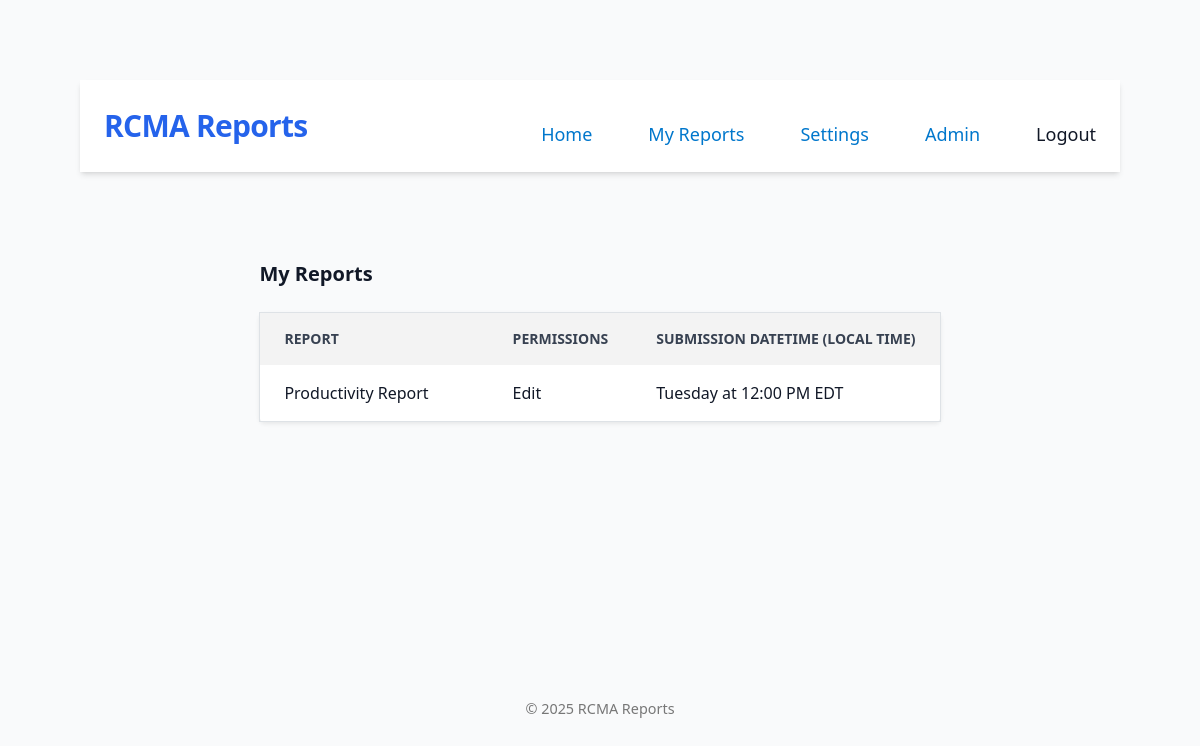
/reports/ (signed in), run on an earlier commit of the app's database.
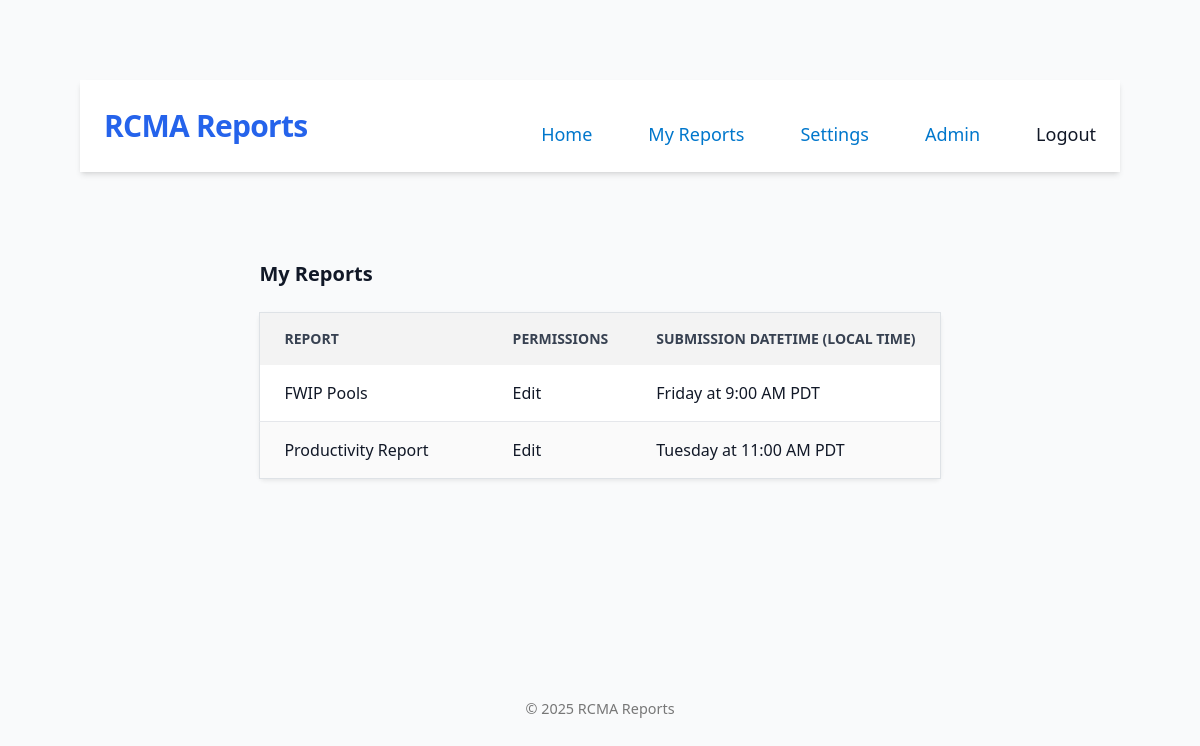
And on a later commit of the database.
### core/models.py (models this page shows, shortened)
class UserReportAccess(models.Model):
    ROLE_CHOICES = [("view","View"), ("edit","Edit"), ("owner","Owner")]
    user   = models.ForeignKey(User,   on_delete=models.CASCADE, related_name="report_links")       # user -> reports
    report = models.ForeignKey(Report, on_delete=models.CASCADE, related_name="user_links")        # report -> users
    role = models.CharField(max_length=10, choices=ROLE_CHOICES, default="edit")
    granted_at = models.DateTimeField(auto_now_add=True)
    expires_at = models.DateTimeField(null=True, blank=True)
    class Meta:
        constraints = [
            models.UniqueConstraint(
                fields=["user", "report"], name="uniqe_user_report_access"
            )
        ]
        indexes = [
            models.Index(fields=["user", "report"]),
            models.Index(fields=["report", "user"]),
        ]

class Report(models.Model):
    REPORT_CADENCE_CHOICES = [
        ("Daily", "Daily"),
        ("Weekly", "Weekly"),
        ("Monthly", "Monthly"),
    ]
    DAYS_OF_WEEK_CHOICES = [
        (0, "Monday"),
        (1, "Tuesday"),
        (2, "Wednesday"),
        (3, "Thursday"),
        (4, "Friday"),
        (5, "Saturday"),
        (6, "Sunday"),
    ]
    name = models.CharField(max_length=200, unique=True)
    slug = models.SlugField(unique=True)
    description = models.TextField(blank=True)
    cadence = models.CharField(max_length=20, choices=REPORT_CADENCE_CHOICES)
    day_of_week_deadline = models.IntegerField(
        choices=DAYS_OF_WEEK_CHOICES, blank=True, null=True
    )
    time_deadline = models.ForeignKey(
        TimeSlot,
        on_delete=models.SET_NULL,
        null=True,
        blank=True,
        help_text="Time of day (WITH RESPECT TO YOUR TIME ZONE) the report should be updated by.",
    )
    users = models.ManyToManyField(
        User,
        through="UserReportAccess",
        related_name="accessible_reports",
        blank=True,
    )
    class Meta:
        ordering = ["name"]
    def next_deadline_est(self, from_dt=None):
        if not self.time_deadline:
            return None
        now_est = (from_dt or timezone.now()).astimezone(REPORT_TIME_ZONE)
        hour   = self.time_deadline.time.hour
        minute = self.time_deadline.time.minute
        base_today = now_est.replace(hour=hour, minute=minute, second=0, microsecond=0)
        if self.cadence == "Weekly" and self.day_of_week_deadline is not None:
            delta = (int(self.day_of_week_deadline) - now_est.weekday()) % 7
            candidate = base_today + timedelta(days=delta)
            if delta == 0 and now_est > candidate:
                candidate += timedelta(days=7)
            return candidate
        return base_today if now_est <= base_today else base_today + timedelta(days=1)
    def deadline_for_user(self, user, from_dt=None):
        est_dt = self.next_deadline_est(from_dt)
        if not est_dt:
            return None
        user_tz = ZoneInfo(getattr(getattr(user, "profile", None), "timezone", "UTC"))
        return est_dt.astimezone(user_tz)

### core/views.py (the view)
# urls.py: path("reports/", views.my_reports, name="my_reports"),
@login_required
def my_reports(request):
    profile, _ = UserProfile.objects.get_or_create(user=request.user)
    user_tz = profile.timezone or "UTC-5" # EST BY DEFAULT
    qs = (
        UserReportAccess.objects
        .select_related("report", "report__time_deadline")
        .filter(user=request.user)
        .order_by("report__name")
    )
    logger.error(qs)
    accesses = list(qs)
    for access in accesses:
        access.local_deadline = access.report.deadline_for_user(request.user)
    pageinator = Paginator(accesses, 25)
    page = request.GET.get("page") or 1
    page_obj = pageinator.get_page(page)
    return render(request, "core/my_reports.html", {"page_obj" : page_obj})

### core/templates/core/my_reports.html (shortened to what this page needs)
{% extends "core/base.html" %}
{% block content %}
<h2 class="text-xl font-semibold mb-4">My Reports</h2>
{% if page_obj.object_list %}
  <table class="min-w-full bg-white rounded-md shadow-sm border border-gray-200">
    <thead class="bg-gray-100 text-gray-700 uppercase text-sm">
      <tr>
        <th class="py-3 px-6 text-left">Report</th>
        <th class="py-3 px-6 text-left">Permissions</th>
        <th class="py-3 px-6 text-left"> Submission DateTime (local time)</th>
      </tr>
    </thead>
    <tbody class="divide-y divide-gray-200">
      {% for access in page_obj.object_list %}
      <tr class="hover:bg-gray-50">
        <td class="py-3 px-6">{{ access.report.name }}</td>
        <td class="py-3 px-6">{{ access.get_role_display }}</td>
        <td class="py-3 px-6">{{ access.report.get_day_of_week_deadline_display }}
                              at
                              {{ access.local_deadline|time:"g:i A T" }}
        </td>
      </tr>
      {% endfor %}
    </tbody>
  </table>
{% else %}
  <p class="text-gray-600 mt-4">You don’t have access to any reports yet.</p>
{% endif %}
{% endblock %}

### core/templates/core/base.html (shortened to what this page needs)
{% load static %}
<!DOCTYPE html>
<html lang="en">
  <head>
    <script src="https://cdn.tailwindcss.com"></script>
    <link rel="stylesheet" href="{% static 'core/styles.css' %}">
    <link href="https://cdn.jsdelivr.net/npm/bootstrap@5.3.0/dist/css/bootstrap.min.css" rel="stylesheet">
  </head>
<body class="bg-gray-50 text-gray-900 flex flex-col min-h-screen">
  <header class="bg-white shadow-md">
    <div class="max-w-6xl mx-auto px-6 py-6 flex justify-between items-center">
      <h1 class="text-3xl font-bold text-blue-600 tracking-tight">RCMA Reports</h1>
      <nav>
        <ul class="flex space-x-8 text-lg">
          <li><a href="{% url 'home' %}" class="hover:text-blue-600 font-medium">Home</a></li>
          <li><a href="{% url 'my_reports' %}" class="hover:text-blue-600 font-medium">My Reports</a></li>
          <li><a href="{% url 'my_settings' %}" class="hover:text-blue-600 font-medium">Settings</a></li>
          <li><a href="/admin/" class="hover:text-blue-600 font-medium">Admin</a></li>
          <form action="{% url 'logout' %}" method="post" class="inline">
            <button type="submit" class="hover:text-blue-600 font-medium">Logout</button>
          </form>
        </ul>
      </nav>
    </div>
  </header>
    <main class="flex-grow max-w-6xl mx-auto p-6 mt-8">
      {% block content %}{% endblock %}
    </main>
    <footer>
      <p>&copy; 2025 RCMA Reports</p>
    </footer>
  </body>
</html>

### core/static/core/styles.css (style rules this page uses)
* { margin: 0; padding: 0; box-sizing: border-box; }
table { width: 100%; border-collapse: collapse; margin-top: 20px; }
th, td { padding: 10px 20px; text-align: left; }
td:first-child { padding-right: 60px; }
th { background-color: #f3f3f3; }
tr:nth-child(even) { background-color: #fafafa; }
body { font-family: 'Segoe UI', Roboto, sans-serif; background-color: #f5f7fa; color: #333; line-height: 1.6; padding: 5rem; }
header { text-align: left; margin-bottom: 2rem; }
header h1 { font-size: 2.5rem; color: #0077cc; }
nav ul { list-style: none; display: flex; justify-content: center; gap: 1.5rem; margin-top: 1rem; }
nav a { text-decoration: none; color: #0077cc; font-weight: 500; }
main { max-width: 800px; margin: 0 auto; }
footer { text-align: center; font-size: 0.9rem; color: #777; margin-top: 3rem; }

What changed in the data, as far as the page shows it:
added UserReportAccess: report.name "FWIP Pools", role "Edit", report.day_of_week_deadline "Friday", local_deadline "9:00 AM PDT"
computed for UserReportAccess "Productivity Report": local_deadline "12:00 PM EDT" → "11:00 AM PDT"
